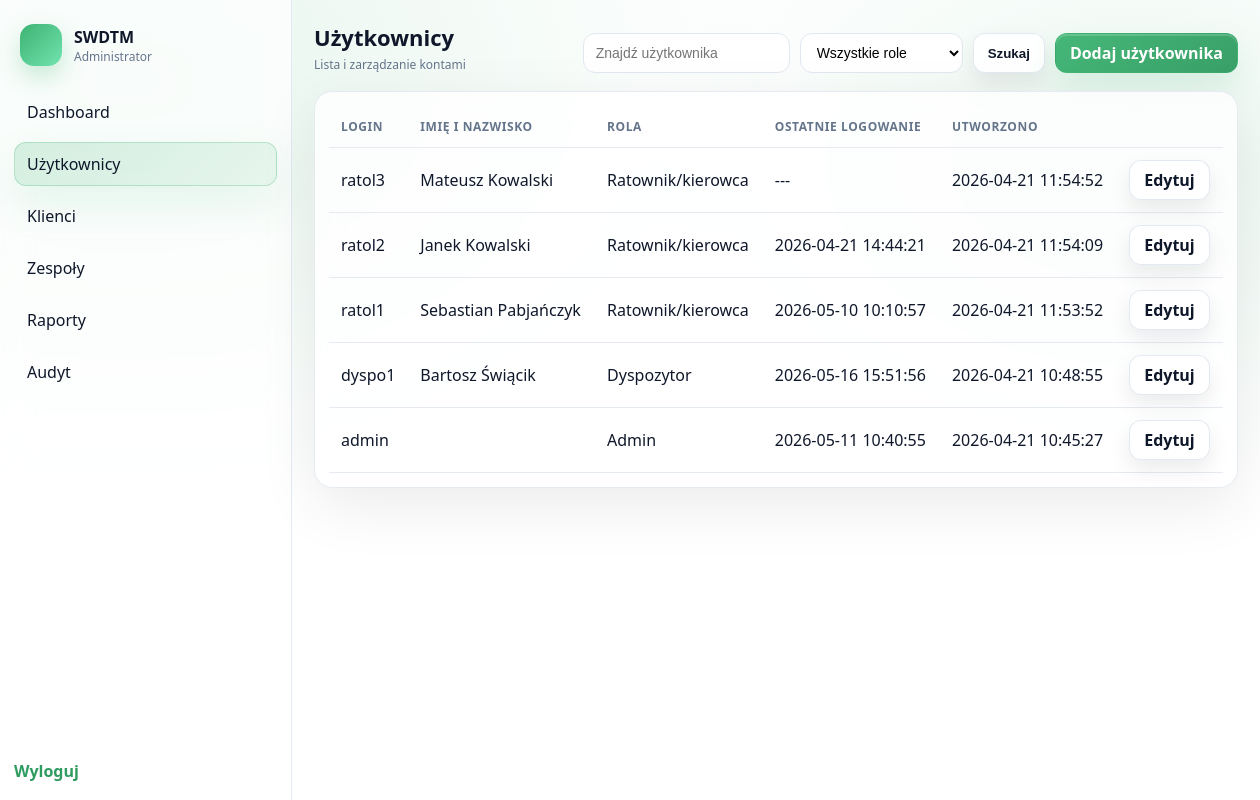
Page /public/admin/users.php (signed in) on the committed database.
### tables this page shows
CREATE TABLE `users` (
  `id` int(10) UNSIGNED NOT NULL,
  `username` varchar(50) NOT NULL,
  `full_name` varchar(120) DEFAULT NULL,
  `password_hash` varchar(255) NOT NULL,
  `role` enum('admin','dispatcher','team','management') NOT NULL DEFAULT 'admin',
  `last_login_at` datetime DEFAULT NULL,
  `created_at` datetime NOT NULL DEFAULT current_timestamp(),
  `updated_at` datetime NOT NULL DEFAULT current_timestamp() ON UPDATE current_timestamp()
);

### src/auth.php (called while the page is built, shortened)
<?php
function base_path(): string
{
    $host = $_SERVER['HTTP_X_FORWARDED_HOST'] ?? ($_SERVER['HTTP_HOST'] ?? '');
    $host = is_string($host) ? $host : '';
    $script = $_SERVER['SCRIPT_NAME'] ?? '';
    $script = is_string($script) ? $script : '';
    $uri = $_SERVER['REQUEST_URI'] ?? '';
    $uri = is_string($uri) ? $uri : '';
    $pos = strpos($script, '/public/');
    if ($pos !== false) {
        return substr($script, 0, $pos) . '/public';
    }
    return '';
}
function url(string $path): string
{
    return base_path() . $path;
}

### public/admin/users.php (the view, shortened to what this page needs)
<?php
require __DIR__ . '/../../src/auth.php';
$pdo = db();
$q = $_GET['q'] ?? '';
$q = is_string($q) ? trim($q) : '';
$roleFilter = $_GET['role'] ?? '';
$roleFilter = is_string($roleFilter) ? trim($roleFilter) : '';
$params = [];
$sql = 'SELECT id, username, full_name, role, last_login_at, created_at FROM users';
$sql .= ' ORDER BY id DESC';
$stmt = $pdo->prepare($sql);
$stmt->execute($params);
$users = $stmt->fetchAll();
function role_label(string $role): string
{
    return match ($role) {
        'admin' => 'Admin',
        'dispatcher' => 'Dyspozytor',
        'team' => 'Ratownik/kierowca',
        default => $role,
    };
}
?><!doctype html>
<html lang="pl">
<head>
    <link rel="stylesheet" href="<?= htmlspecialchars(url('/assets/app.css'), ENT_QUOTES, 'UTF-8') ?>">
</head>
<body>
    <div class="app">
        <aside class="sidebar">
            <div class="sidebar-header">
                <div class="brand-mark"></div>
                <div>
                    <div class="sidebar-title">SWDTM</div>
                    <div class="sidebar-subtitle">Administrator</div>
                </div>
            </div>
            <nav class="nav">
                <a class="nav-item" href="<?= htmlspecialchars(url('/admin'), ENT_QUOTES, 'UTF-8') ?>">Dashboard</a>
                <a class="nav-item is-active" href="<?= htmlspecialchars(url('/admin/users'), ENT_QUOTES, 'UTF-8') ?>">Użytkownicy</a>
                <a class="nav-item" href="<?= htmlspecialchars(url('/admin/clients'), ENT_QUOTES, 'UTF-8') ?>">Klienci</a>
                <a class="nav-item" href="<?= htmlspecialchars(url('/admin/teams'), ENT_QUOTES, 'UTF-8') ?>">Zespoły</a>
                <a class="nav-item" href="<?= htmlspecialchars(url('/admin/reports'), ENT_QUOTES, 'UTF-8') ?>">Raporty</a>
                <a class="nav-item" href="<?= htmlspecialchars(url('/admin/audit'), ENT_QUOTES, 'UTF-8') ?>">Audyt</a>
            </nav>
            <div class="sidebar-footer">
                <a class="link" href="<?= htmlspecialchars(url('/logout'), ENT_QUOTES, 'UTF-8') ?>">Wyloguj</a>
            </div>
        </aside>
        <main class="main">
            <header class="topbar">
                <div>
                    <div class="page-title">Użytkownicy</div>
                    <div class="page-subtitle">Lista i zarządzanie kontami</div>
                </div>
                <div class="topbar-actions">
                    <form method="get" action="<?= htmlspecialchars(url('/admin/users'), ENT_QUOTES, 'UTF-8') ?>" data-autosubmit data-debounce="300" autocomplete="off" style="display:flex;gap:10px;flex-wrap:wrap;justify-content:flex-end">
                        <input class="input" type="text" name="q" placeholder="Znajdź użytkownika" value="<?= htmlspecialchars($q, ENT_QUOTES, 'UTF-8') ?>">
                        <select class="input" name="role">
                            <option value="" <?= ($roleFilter === '') ? 'selected' : '' ?>>Wszystkie role</option>
                        </select>
                        <button class="btn-secondary" type="submit">Szukaj</button>
                    </form>
                    <a class="btn-primary" href="<?= htmlspecialchars(url('/admin/users/create'), ENT_QUOTES, 'UTF-8') ?>">Dodaj użytkownika</a>
                </div>
            </header>
            <div class="panel">
                <div class="panel-body" style="overflow:auto">
                    <table class="table">
                        <thead>
                            <tr>
                                <th>Login</th>
                                <th>Imię i nazwisko</th>
                                <th>Rola</th>
                                <th>Ostatnie logowanie</th>
                                <th>Utworzono</th>
                                <th></th>
                            </tr>
                        </thead>
                        <tbody>
                            <?php foreach ($users as $u): ?>
                                <tr>
                                    <td><?= htmlspecialchars((string)$u['username'], ENT_QUOTES, 'UTF-8') ?></td>
                                    <td><?= htmlspecialchars((string)($u['full_name'] ?? ''), ENT_QUOTES, 'UTF-8') ?></td>
                                    <td><?= htmlspecialchars(role_label((string)$u['role']), ENT_QUOTES, 'UTF-8') ?></td>
                                    <td><?= htmlspecialchars((string)($u['last_login_at'] ?? '---'), ENT_QUOTES, 'UTF-8') ?></td>
                                    <td><?= htmlspecialchars((string)($u['created_at'] ?? '---'), ENT_QUOTES, 'UTF-8') ?></td>
                                    <td><a class="btn-secondary" href="<?= htmlspecialchars(url('/admin/users/edit?id=' . (int)$u['id']), ENT_QUOTES, 'UTF-8') ?>">Edytuj</a></td>
                                </tr>
                            <?php endforeach; ?>
                        </tbody>
                    </table>
                </div>
            </div>
        </main>
    </div>
</body>
</html>

### public/assets/app.css (style rules this page uses)
:root { --bg:#ffffff; --text:#0f172a; --muted:#64748b; --line:#e2e8f0; --accent:#3CB371; --accent-2:#2e9b5f; --shadow:0 20px 60px rgba(2,6,23,.12); --shadow-sm:0 10px 28px rgba(2,6,23,.10); --shadow-xs:0 6px 18px rgba(2,6,23,.08); --shadow-lg:0 28px 80px rgba(2,6,23,.14); --surface:rgba(255,255,255,.82); --radius:16px; }
* { box-sizing:border-box }
html { height:100% }
body { min-height:100vh;min-height:100svh;min-height:100dvh;overflow-y:auto }
body { margin:0; font-family: ui-sans-serif, system-ui, -apple-system, Segoe UI, Roboto, Arial, "Noto Sans", "Liberation Sans", sans-serif; color:var(--text); background: radial-gradient(1200px 800px at 10% 10%, rgba(60,179,113,.12), transparent 55%), radial-gradient(900px 600px at 90% 20%, rgba(60,179,113,.10), transparent 55%), var(--bg); }
.brand-mark { width:42px;height:42px;border-radius:14px;background:linear-gradient(135deg,var(--accent),#72e3b0);box-shadow:0 10px 24px rgba(60,179,113,.28) }
.input { height:44px; border-radius:12px; border:1px solid var(--line); padding:0 12px; font-size:14px; outline:none; background:#fff; }
.btn-primary,.btn-secondary,.btn-danger { display:inline-flex;align-items:center;justify-content:center;gap:8px;height:40px;padding:0 14px;border-radius:12px;text-decoration:none;font-weight:750;cursor:pointer;user-select:none;transition: transform .12s ease, box-shadow .12s ease, filter .12s ease, background .12s ease, border-color .12s ease }
.btn-primary { border:1px solid rgba(60,179,113,.30);color:#fff;background:linear-gradient(135deg,rgba(60,179,113,.95),rgba(46,155,95,.95));box-shadow:0 14px 30px rgba(60,179,113,.14), 0 2px 0 rgba(255,255,255,.18) inset }
.btn-secondary { border:1px solid rgba(226,232,240,.95);background:rgba(255,255,255,.90);color:var(--text);box-shadow:0 10px 22px rgba(2,6,23,.08) }
.app { min-height:100vh;min-height:100svh;min-height:100dvh;display:grid;grid-template-columns:292px 1fr }
.sidebar { background:rgba(255,255,255,.70); border-right:1px solid rgba(226,232,240,.90); backdrop-filter: blur(14px); padding:18px 14px; display:flex; flex-direction:column; gap:16px; }
.sidebar-header { display:flex;align-items:center;gap:12px;padding:6px 6px 0 }
.sidebar-title { font-weight:900 }
.sidebar-subtitle { font-size:12px;color:var(--muted) }
.nav { display:grid;gap:8px;margin-top:8px }
.nav-item { text-decoration:none; color:var(--text); padding:10px 12px; border-radius:12px; border:1px solid rgba(226,232,240,.0); background:rgba(255,255,255,.0); transition: background .12s ease, border-color .12s ease, box-shadow .12s ease, transform .12s ease; }
.nav-item.is-active { background:linear-gradient(135deg, rgba(60,179,113,.20), rgba(60,179,113,.10));border-color:rgba(60,179,113,.28);box-shadow:0 18px 40px rgba(60,179,113,.12) }
.sidebar-footer { margin-top:auto;display:grid;gap:10px }
.link { color:var(--accent-2);text-decoration:none;font-weight:700 }
.main { padding:22px }
.topbar { display:flex;justify-content:space-between;align-items:flex-end;margin-bottom:18px }
.topbar-actions { display:flex;align-items:flex-end;gap:10px;flex-wrap:wrap;justify-content:flex-end }
.topbar-actions .input { height:40px }
.page-title { font-size:22px;font-weight:900 }
.page-subtitle { font-size:12px;color:var(--muted);margin-top:4px }
.panel { border:1px solid rgba(226,232,240,.85);border-radius:18px;background:rgba(255,255,255,.78);backdrop-filter: blur(12px);box-shadow:0 18px 60px rgba(2,6,23,.08) }
.panel-body { padding:14px }
.table { width:100%;border-collapse:separate;border-spacing:0 }
.table th,.table td { padding:12px 12px;border-bottom:1px solid rgba(226,232,240,.85);text-align:left;white-space:nowrap }
.table th { font-size:12px;color:var(--muted);text-transform:uppercase;letter-spacing:.6px }

### rows in the picture
users: username "ratol3", full_name "Mateusz Kowalski", role "Ratownik/kierowca", last_login_at "---", created_at "2026-04-21 11:54:52"
users: username "ratol2", full_name "Janek Kowalski", role "Ratownik/kierowca", last_login_at "2026-04-21 14:44:21", created_at "2026-04-21 11:54:09"
users: username "ratol1", full_name "Sebastian Pabjańczyk", role "Ratownik/kierowca", last_login_at "2026-05-10 10:10:57", created_at "2026-04-21 11:53:52"
users: username "dyspo1", full_name "Bartosz Świącik", role "Dyspozytor", last_login_at "2026-05-16 15:51:56", created_at "2026-04-21 10:48:55"
users: username "admin", role "Admin", last_login_at "2026-05-11 10:40:55", created_at "2026-04-21 10:45:27"
